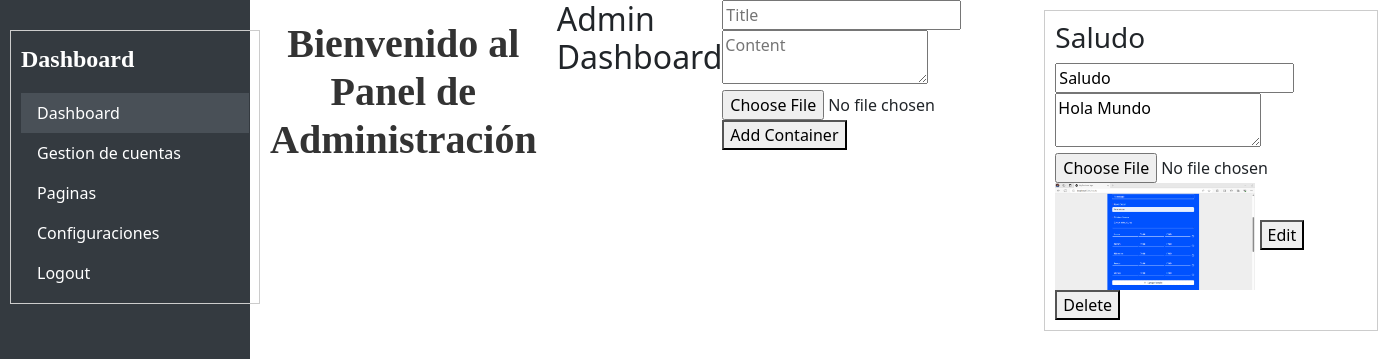
The app's page /publicaciones/, older data.
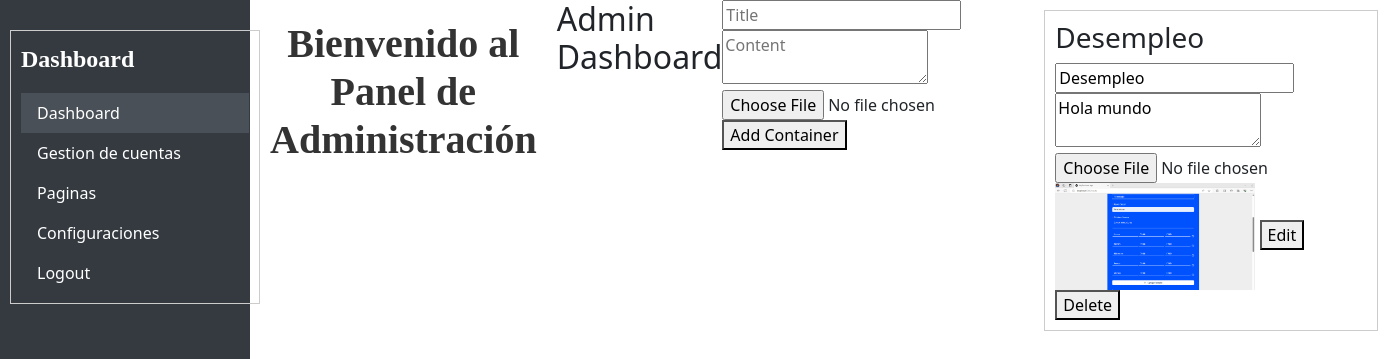
The same page, newer data.
### tasks/models.py (models this page shows, shortened)
class Container(models.Model):
    title = models.CharField(max_length=255)
    content = models.TextField()
    image = models.ImageField(upload_to='images/', blank=True, null=True)
    user = models.ForeignKey(User, on_delete=models.CASCADE)

### tasks/views.py (the view)
# urls.py: path('publicaciones/', views.publicaciones, name='publicaciones'),
def publicaciones(request):
    containers = Container.objects.all()
    return render(request, 'publicaciones.html',{'containers': containers})

### tasks/templates/publicaciones.html (shortened to what this page needs)
{% extends 'dashbase.html' %}
{% block content %}
<!DOCTYPE html>
<html>
<head>
</head>
<body>
    <h2>Admin Dashboard</h2>
    <form method="post" enctype="multipart/form-data" action="{% url 'add_container' %}">
        <input type="text" name="title" placeholder="Title">
        <textarea name="content" placeholder="Content"></textarea>
        <input type="file" name="image">
        <button type="submit">Add Container</button>
    </form>
    {% for container in containers %}
        <div class="container">
            <h3>{{ container.title }}</h3>
            <form method="post" enctype="multipart/form-data" action="{% url 'update_container' container.id %}">
                <input type="text" name="title" value="{{ container.title }}">
                <textarea name="content">{{ container.content }}</textarea>
                <input type="file" name="image">
                {% if container.image %}
                    <img src="{{ container.image.url }}" alt="{{ container.title }}" style="max-width: 200px;">
                {% endif %}
                <button type="submit">Edit</button>
            </form>
            <form method="post" action="{% url 'delete_container' container.id %}">
                <button type="submit">Delete</button>
            </form>
        </div>
    {% endfor %}
</body>
</html>
{% endblock %}

Row changes from the older to the newer data that the page shows:
removed Container: title "Saludo", content "Hola Mundo", image (picture)
added Container: title "Desempleo", content "Hola mundo", image (picture)
